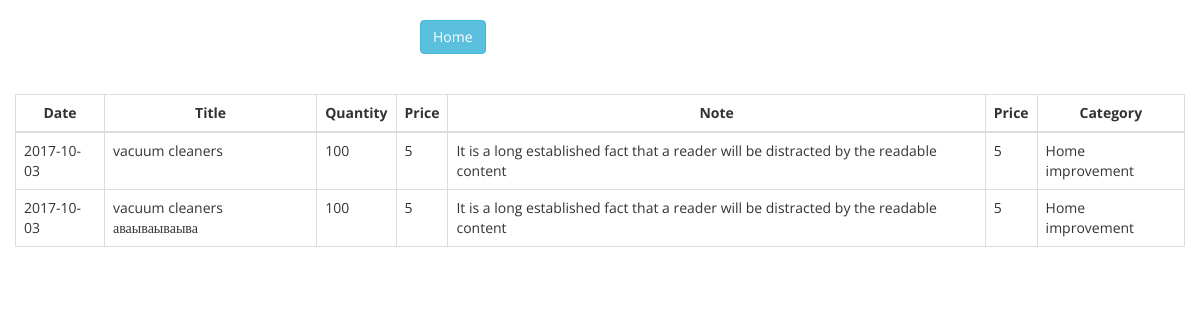
Before: /product/history_view/1 with the older database file.
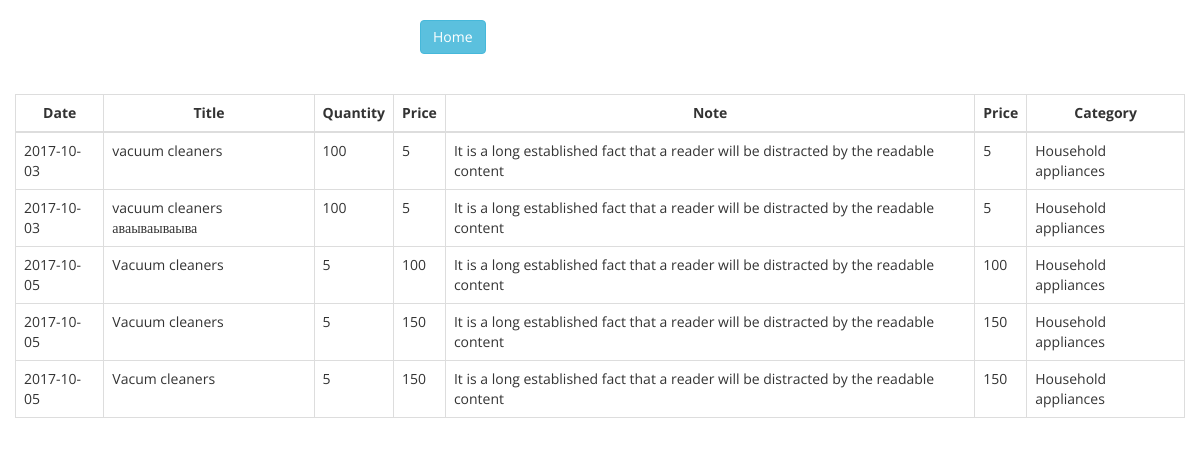
After: the same page with the newer database file.
### tables this page shows
CREATE TABLE IF NOT EXISTS `product_history` (
  `id` int(11) NOT NULL,
  `date` date NOT NULL,
  `id_product` int(11) NOT NULL,
  `title` varchar(100) NOT NULL,
  `quantity` int(11) NOT NULL,
  `price` int(11) NOT NULL,
  `note` varchar(200) NOT NULL,
  `id_category` int(11) NOT NULL
);

CREATE TABLE IF NOT EXISTS `product_category` (
  `id` int(11) NOT NULL,
  `category` varchar(100) NOT NULL
);

### src/View.php (called while the page is built)
<?php
class View
{
    private $params;
    public function __construct(array $params = array()){
        $this->params = $params;
    }
    public function render($file){
        extract($this->params);
        require('Views/'.$file.'.php');
    }
}

### src/Controllers/ProductController.php (called while the page is built, shortened)
<?php
class ProductController{
    public function history_view(){
        $history = new HistoryModel;
        $id =(int)Route::getInstance()->get_first_param();
        $product_history = $history->get_all_by_id($id);
        $view = new View(['product_history' => $product_history]);
        $view->render('Product_history');
    }
}

### src/App.php (called while the page is built, shortened)
<?php
class App
{
    public function __construct()
    {
        $route = Route::getInstance();
        $result = $route->get_controller_and_action();
        $controller = new $class_name();
        $controller->{$result['action']}();
    }
}

### index.php (called while the page is built, shortened)
<?php
require ('autoloader.php');
new App;

### autoloader.php (called while the page is built, shortened)
<?php
spl_autoload_register(function ($class) {
    $prefix = '';
    $base_dir = __DIR__ . '/src/';
    $len = strlen($prefix);
    $relative_class = substr($class, $len);
    $file = $base_dir . str_replace('\\', '/', $relative_class) . '.php';
});

### src/Database.php (called while the page is built, shortened)
<?php
class Database {
	private $_connection;
	private static $_instance;
	private $_host = "sunrice";
    private $_username = "root";
	private $_password = "";
	private $_database = "sunrice";
	public static function getInstance(){
		if(!self::$_instance){
			self::$_instance = new self();
		}
		return self::$_instance;
	}
	private function __construct() {
		$this->_connection = new \mysqli($this->_host, $this->_username, $this->_password, $this->_database);
	}
	public function query_all($query){
      	$result = $this->_connection->query($query);
        $res=[];
        foreach($result as $val){
            $res[] = $val;
        }
        return $res;
    }
}

### src/Route.php (called while the page is built, shortened)
<?php
class Route{
    private static $_instance;
    private $uri;
    public function __construct($uri){
        $this->uri = $uri;
    }
    public static function getInstance(){
        if(!self::$_instance){
            self::$_instance = new self($_SERVER['REQUEST_URI']);
        }
        return self::$_instance;
    }
    public function get_first_param(){
        $uri_parts = explode('/', $this->uri);
        return $uri_parts[3];
    }
}

### src/Models/HistoryModel.php (called while the page is built, shortened)
<?php
class HistoryModel
{
    private $connection;
    public function __construct(){
        $this->connection = \Database::getInstance();
    }
    public function get_all_by_id($id){
        return $this->connection->query_all("
            SELECT * FROM `product_history` AS ph
            INNER JOIN product_category AS pc ON
            ph.id_category = pc.id WHERE ph.id_product = $id ORDER BY ph.date ASC
        ");
    }
}

### src/Views/Product_history.php (the view)
<?php
include('headers.php');
?>
<div class="container">
    <div class="row">
        <div class="col-xs-4 col-xs-offset-4">
            <a href="/product/index"><div class=" home btn btn-info"> Home </div></a>
        </div>
    </div>
    <div class="row">
        <table class="table table-bordered">
            <thead>
            <tr>
                <th class='text-center'>Date</th>
                <th class='text-center'>Title</th>
                <th class='text-center'>Quantity</th>
                <th class='text-center'>Price</th>
                <th class='text-center'>Note</th>
                <th class='text-center'>Price</th>
                <th class='text-center'>Category</th>
            </tr>
            </thead>
            <tbody>
            <?php
            foreach($product_history as $record){
                ?>
                <tr>
                    <td>
                        <? echo $record['date']?>
                    </td>
                    <td>
                        <? echo $record['title']?>
                    </td>
                    <td>
                        <? echo $record['quantity']?>
                    </td>
                    <td>
                        <? echo $record['price']?>
                    </td>
                    <td>
                        <? echo $record['note']?>
                    </td>
                    <td>
                        <? echo $record['price']?>
                    </td>
                    <td>
                        <? echo $record['category']?>
                    </td>
                </tr>
            <?php
            }
            ?>
            </tbody>
        </table>
    </div>
</div>
<?php
include('footer.php');
?>

Changed rows visible on the page:
changed through a linked row, product_history "vacuum cleaners": product_category.category "Home improvement" → "Household appliances"
changed through a linked row, product_history "vacuum cleaners аваываываыва": product_category.category "Home improvement" → "Household appliances"
added product_history: date "2017-10-05", title "Vacuum cleaners", quantity "5", price "100", note "It is a long established fact that a reader will be distracted by the readable content", product_category.category "Household appliances"
added product_history: date "2017-10-05", title "Vacuum cleaners", quantity "5", price "150", note "It is a long established fact that a reader will be distracted by the readable content", product_category.category "Household appliances"
added product_history: date "2017-10-05", title "Vacum cleaners", quantity "5", price "150", note "It is a long established fact that a reader will be distracted by the readable content", product_category.category "Household appliances"
